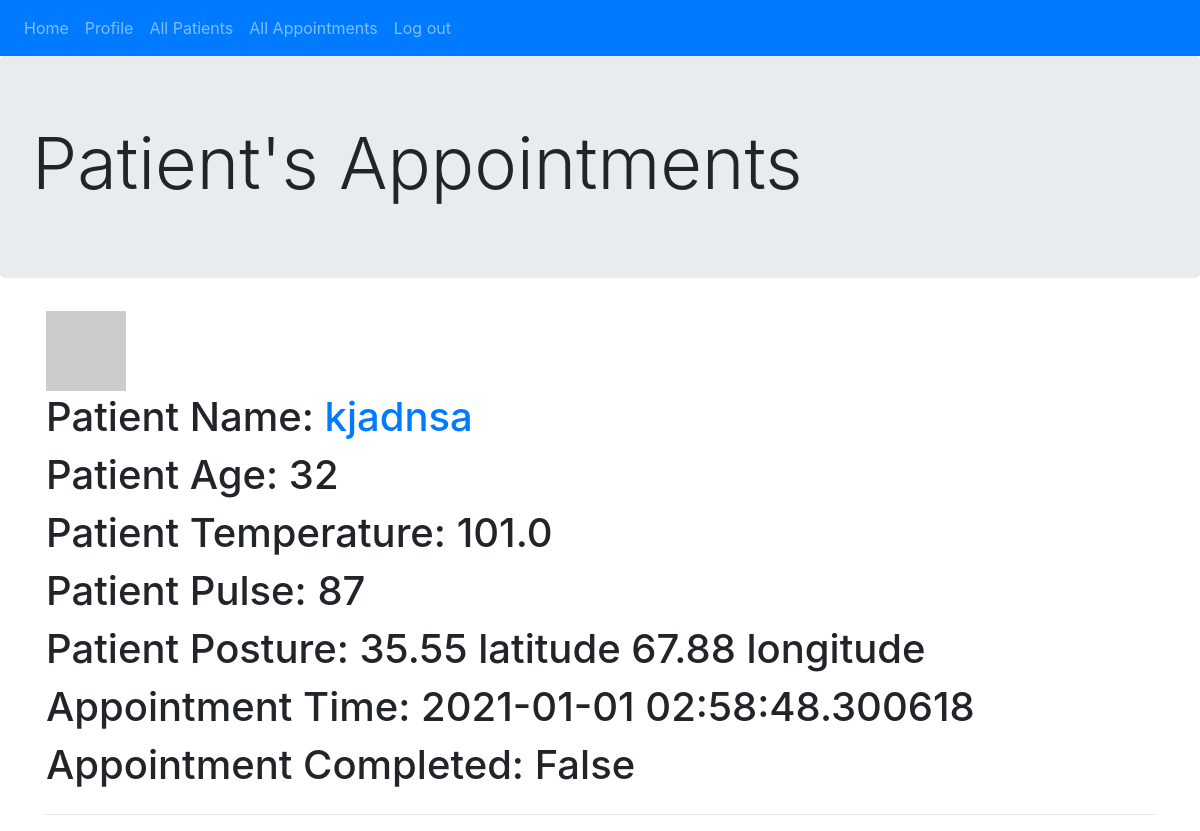
Page /appointment/1 (signed in) on the committed database.
### backend/models.py (models this page shows, shortened)
class Employee(UserMixin, db.Model):
    id = db.Column(db.Integer, primary_key=True)
    email = db.Column(db.String(120), index=True, unique=True)
    name = db.Column(db.String(100), nullable=False)
    password_hash = db.Column(db.String(120))
    role = db.Column(db.String(10))
    address = db.Column(db.String(200))
    patients = db.relationship('Patient', backref='employee', lazy='dynamic')

class Appointments(db.Model):
    id = db.Column(db.Integer, primary_key=True)
    name = db.Column(db.String(100), nullable=False)
    age = db.Column(db.Integer)
    temperature = db.Column(db.Float)
    pulse = db.Column(db.Integer)
    lat_pos = db.Column(db.Float)
    lng_pos = db.Column(db.Float)
    time = db.Column(db.DateTime)
    completed = db.Column(db.Boolean)
    pat_id = db.Column(db.Integer, db.ForeignKey('patient.id'))

### backend/routes.py (the view)
@app.route('/appointment/<id>', methods=['GET', 'POST'])
@login_required
def view_appointments(id):
    pat = Patient.query.filter_by(id=id).first_or_404()
    apps = Appointments.query.filter_by(name=pat.name).first_or_404()
    return render_template('view_appointment.html', pat=pat, apps=apps, title = 'Patient\'s Appointments')

### backend/models.py (called while the page is built)
@login.user_loader
def load_user(id):
    return Employee.query.get(int(id))

    def avatar(self, size):
        digest = md5(self.email.lower().encode('utf-8')).hexdigest()
        return 'https://www.gravatar.com/avatar/{}?d=identicon&s={}'.format(digest, size)

### backend/templates/view_appointment.html
{% extends "base.html" %}
{% block content %}
    <table>
        <tr valign="top"><td><img src="{{ pat.avatar(128) }}"></td></tr>
        <tr valign="top"><td><h1>Patient Name: <a href="{{ url_for('pat',id=pat.id) }}">{{ apps.name }}</a></h1></td></tr>
        <tr valign="top"><td><h1>Patient Age: {{ apps.age }}</h1></td></tr>
        <tr valign="top"><td><h1>Patient Temperature: {{ apps.temperature }}</h1></td></tr>
        <tr valign="top"><td><h1>Patient Pulse: {{ apps.pulse }}</h1></td></tr>
        <tr valign="top"><td><h1>Patient Posture: {{ apps.lat_pos }} latitude {{ apps.lng_pos }} longitude</h1></td></tr>
        <tr valign="top"><td><h1>Appointment Time: {{ apps.time }}</h1></td></tr>
        <tr valign="top"><td><h1>Appointment Completed: {{ apps.completed }}</h1></td></tr>
    </table>
    <hr>
{% endblock %}

### backend/templates/base.html (shortened to what this page needs)
{% from 'bootstrap/nav.html' import render_nav_item %}
{% from 'bootstrap/utils.html' import render_messages %}
<html>
    <head>
        {% block styles %}
            {{ bootstrap.load_css() }}
        {% endblock %}
    </head>
    <body>
    <nav class="navbar navbar-expand-lg navbar-dark bg-primary">
            <ul class="navbar-nav mr-auto">
                {{ render_nav_item('index', 'Home', use_li=True) }}
                {% if current_user.is_anonymous %}
                {{ render_nav_item('register', 'Register an Employee', use_li=True) }}
                {{ render_nav_item('all_employees', 'All Employees', use_li=True) }}
                {{ render_nav_item('login', 'Log in', use_li=True) }}
                {% else %}
                {{ render_nav_item('emp', 'Profile', use_li=True, id=current_user.id) }}
                {% if current_user.role == 'Doctor' or current_user.role == 'Dr.' %}
                {{ render_nav_item('all_patients', 'All Patients', use_li=True) }}
                {{ render_nav_item('all_appointments', 'All Appointments', use_li=True) }}
                {% endif %}
                {{ render_nav_item('logout', 'Log out', use_li=True) }}
                {% endif %}
            </ul>
    </nav>
    <div class="jumbotron">
      <h1 class="display-3">{{ title }}</h1>
    </div>
    <main class="container">
        {% block content %}{% endblock %}
    </main>
    </body>
</html>

### rows in the picture
Employee: id "Profile"
Appointments: name "kjadnsa", age "32", temperature "101.0", pulse "87", lat_pos "35.55", lng_pos "67.88", time "2021-01-01 02:58:48.300618", completed "False"

### other values in the picture
{{ render_nav_item('index', 'Home', use_li=True) }} "Home"
{{ render_nav_item('all_patients', 'All Patients', use_li=True) }} "All Patients"
{{ render_nav_item('all_appointments', 'All Appointments', use_li=True) }} "All Appointments"
{{ render_nav_item('logout', 'Log out', use_li=True) }} "Log out"
{{ title }} "Patient's Appointments"
